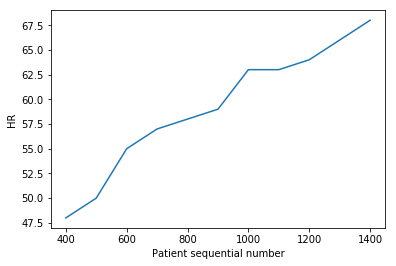

Python code for this plot:
import fun_ware
import knn_ware
import minKL_ware
import matplotlib.pyplot as plt
statsData,votesData,sideDic,statsWithVotesInfo = fun_ware.getDataWithVoteInfo()

K=10
y=[]
for k in range(11):
    trainDataLabel=statsWithVotesInfo[0:300+k*100]
    testDataLabel=statsWithVotesInfo[300+k*100:400+k*100]
    
    KLDiDic,aimClassDic=minKL_ware.minKLDivergence(trainDataLabel,
                                                testDataLabel,K,statsData)
    neibourSamplesLabelDic,knnAimClassDic= knn_ware.knnClassMajorRule(
        trainDataLabel,testDataLabel,statsData,K)
    
    alpha=1
    belta=1
    C=1
    
    
    aimClassDicV,neibourSamplesLabelDicV,neibourBindingMassDicV=knn_ware.DSRuleWithVoteInfo(
            trainDataLabel,testDataLabel,statsData,votesData,K,alpha,belta,C)
    
    hits=0
    
    
    for label in testDataLabel:
        trueClass = statsData[label][12]
        
        if trueClass == aimClassDicV[label].keys()[0]:
            hits+=1
    y.append(hits-10)
    y.sort()
    print(k)
    
    
plt.xlabel('Patient sequential number')
plt.ylabel('HR')
plt.plot([400+k*100 for k in range(11)],y,label="")
